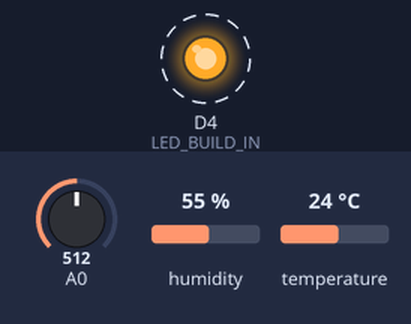
The sketch below on a simulated ESP8266 (NodeMCU). Parts: output pins drawn as LEDs (lit = HIGH). Dashed ring = blinking. Inputs (shaded band) come from the test bench; at power-on: A0 = 512, humidity 55 %, temperature 24 °C. WiFi joins after 1.5 s; servers stay silent unless stated; uploads are accepted with an empty reply; what the sketch prints to the serial monitor is not drawn. At 23.3 s the program puts the board to deep sleep or switches it off; the recording ends there.

Above: at 1.8 s.
Timing chart, 0 to 6.2 s (numbered marks = the images above):
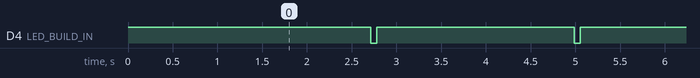

The sketch:

ESP_18BE43_v1.3.ino
```cpp
#include <ESP8266WiFi.h>
#include <WiFiClientSecure.h>
#include <ESP8266WebServer.h>
#include <ESP8266HTTPClient.h>
#include <DHT.h>
#include <ArduinoJson.h>

#define DHTPIN 12 // GPIO12 = D6 nodemcu
#define DHTTYPE DHT22
#define LED_BUILD_IN 2

const boolean DEBUG = true;
//const boolean DEBUG = false;

// ********************************
// ESP_18BE43
// ********************************
const int TEMPERATURE_SENSOR_ID = 10;
const int HUMIDITY_SENSOR_ID = 11;
const int VOLTAGE_SENSOR_ID = 12;

const char *ssid = "ZM1";
const char *password = "42147718";

const int PORT = 443;

//const String HOST = "192.168.1.101";
//const char fingerprint[] PROGMEM = "25 E2 E5 DB 02 BD BF AE A5 25 C7 5B 76 79 1D 5A FB FB BA 99";

//const String HOST = "192.168.1.116";
//const char fingerprint[] PROGMEM = "B5 D8 95 A5 AD 29 96 F4 73 11 86 7B 65 3F 20 F8 78 5C CE A2";

//const String HOST = "192.168.1.117";
//const char fingerprint[] PROGMEM = "9C C7 15 4C F1 07 36 9B D3 C6 DB 9A A0 B3 B2 22 C2 F4 CA F1";

const String HOST = "15.161.182.66";
const char fingerprint[] PROGMEM = "A2 74 3A 13 B4 73 3E 39 D1 27 76 02 E3 77 74 EB 28 87 EF A0";

const int ITERATION_DELAY = 2000; // (ms) --> do not modify!!
const int MAX_ITERATION_NUMBER = 9;  // from 0 to 9 --> 10 iteration
const int MAX_SENSOR_SENT = 1;

const unsigned int SLEEP_TIME = 600e6; // 10 min

const int WIFI_CONNECTION_WAIT = 10;
const int WIFI_CONNECTION_DELAY = 500;
const int WIFI_CONNECTION_FAIL = 2;
const int HTTP_TIMEOUT = 10000;
const int HTTP_CONNECTION_FAIL = 2;

String oauthToken = "";
String httpResponse;

int sentHIndex = 0;
int sentTIndex = 0;
int sentVIndex = 0;
int iterationIndex = 0;

int sensorError = 0;
int wifiConnectionFail = 0;
int httpConnectionFail = 0;

DHT dht(DHTPIN, DHTTYPE);

void setup() {

  pinMode(LED_BUILD_IN, OUTPUT);
  digitalWrite(LED_BUILD_IN, HIGH);

  Serial.begin(115200);

  WiFi.mode(WIFI_OFF);
  WiFi.mode(WIFI_STA);

  dht.begin();

  delay(1000);
}

void loop() {

  // VIN(max) = 6
  // VOUT(max) = 1 (In-->ADC)
  // VOUT / VIN = R2/(R1+R2) = 1/6
  // R2/(R1+R2)=1/6
  // (6*R2)/(R1+R2)=1
  // 6*R2=R1+R2
  // 5*R2=R1
  // 5*94K=470K
  // R1 = 470K
  // R2 = 94K = 47K+47K
  // VIN = 6 * VOUT

  int vinRaw = analogRead(A0);
  float vinVolt = 6.0 * (vinRaw / 1024.0);

  float humidity = dht.readHumidity();
  float temperature = dht.readTemperature();

  if (isnan(humidity) || isnan(temperature)) {
    sensorError = 1;
    if (DEBUG) {
      Serial.println("Sensor error!");
    }
  } else {
    sensorError = 0;
    //float hic = dht.computeHeatIndex(temperature, humidity, false);
  }

  if (DEBUG) {
    Serial.println("vin (raw): " + String(vinRaw));
    Serial.println("vin (volt): " + String(vinVolt, 2));
    Serial.println("temperature (C°): " + String(temperature, 2));
    Serial.println("humidity (%): " + String(humidity, 2));
  }

  if (sensorError == 0) {

    if (WiFi.status() != WL_CONNECTED) {

      if (DEBUG) {
        Serial.println("WIFI not connected!");
      }

      WiFi.begin(ssid, password);

      int rx = 0;
      while (WiFi.status() != WL_CONNECTED && rx++ <  WIFI_CONNECTION_WAIT) {
        delay(WIFI_CONNECTION_DELAY);
      }

      if (WiFi.status() != WL_CONNECTED && rx >= WIFI_CONNECTION_WAIT) {
        wifiConnectionFail++;

        if (DEBUG) {
          Serial.println("wifiConnectionFail: " + String(wifiConnectionFail));
        }
      }
    }

    if (WiFi.status() == WL_CONNECTED) {

      wifiConnectionFail = 0;

      if (DEBUG) {
        Serial.println("WIFI connected!");
      }

      WiFiClientSecure httpClient;

      httpClient.setFingerprint(fingerprint);
      httpClient.setTimeout(HTTP_TIMEOUT);

      if (httpClient.connect(HOST, PORT)) {

        if (DEBUG) {
          Serial.println("HTTP connected!");
        }

        digitalWrite(LED_BUILD_IN, LOW);

        if (!oauthToken.equals("")) {

          if (sentHIndex++ < MAX_SENSOR_SENT) {
            httpClient.print(makeSensorMessage(HUMIDITY_SENSOR_ID, humidity, "Humidity", oauthToken));
            httpResponse = manageHttpResponse(httpClient);
          }
          else if (sentTIndex++ < MAX_SENSOR_SENT) {
            httpClient.print(makeSensorMessage(TEMPERATURE_SENSOR_ID, temperature, "Temperature", oauthToken));
            httpResponse = manageHttpResponse(httpClient);
          }
          else if (sentVIndex++ < MAX_SENSOR_SENT) {
            httpClient.print(makeSensorMessage(VOLTAGE_SENSOR_ID, vinVolt, "Voltage", oauthToken));
            httpResponse = manageHttpResponse(httpClient);
          }

        } else  {
          httpClient.print(makeOAuthMessage());
          httpResponse = manageHttpResponse(httpClient);
          oauthToken = manageOauthJsonResponse(httpResponse);
        }

        digitalWrite(LED_BUILD_IN, HIGH);

      } else {
        if (DEBUG) {
          Serial.println("HTTP not connected!");
        }

        httpConnectionFail++;

        if (DEBUG) {
          Serial.println("httpConnectionFail: " + String(httpConnectionFail));
        }
      }
    }
  }

  if (DEBUG) {
    Serial.println("iterationIndex: " + String(iterationIndex));
  }

  if (iterationIndex++ >= MAX_ITERATION_NUMBER || (sentHIndex >= MAX_SENSOR_SENT && sentTIndex >= MAX_SENSOR_SENT && sentVIndex >= MAX_SENSOR_SENT) || wifiConnectionFail >= WIFI_CONNECTION_FAIL || httpConnectionFail >= HTTP_CONNECTION_FAIL) {
    if (DEBUG) {
      Serial.println("SLEEP!");
    }
    ESP.deepSleep(SLEEP_TIME);
  }

  delay(ITERATION_DELAY);
}


// ********
String makeOAuthMessage() {

  String payload = "username=admin&password=zaqwsx&grant_type=password";
  unsigned int payloadLength = payload.length();

  String message = String("POST ") + "/auth/oauth/token" + " HTTP/1.1\r\n" +
                   "Host: " + HOST + "\r\n" +
                   "Content-Type: application/x-www-form-urlencoded" + "\r\n" +
                   "User-Agent: ESP8266/1.0" + "\r\n" +
                   "Accept: */*" + "\r\n" +
                   "Cache-Control: no-cache" + "\r\n" +
                   "Accept-Encoding: gzip, deflate" + "\r\n" +
                   "Content-Length: " + String(payloadLength) + "\r\n" +
                   "Connection: close\r\n\r\n" +
                   payload + "\r\n";

  return message;
}

// ********
String makeSensorMessage(int id, float value, String type, String token) {

  String payload = "{\"id\":" + String(id) + ",\"value\":" + String(value, 2) + ",\"type\":\"" + type + "\"}";
  unsigned int payloadLength = payload.length();

  String message = String("POST ") + "/monitor/rest/sensor/set" + " HTTP/1.1\r\n" +
                   "Host: " + HOST + "\r\n" +
                   "Content-Type: application/json" + "\r\n" +
                   "Authorization: Bearer " + token + "\r\n" +
                   "User-Agent: ESP8266/1.0" + "\r\n" +
                   "Accept: */*" + "\r\n" +
                   "Cache-Control: no-cache" + "\r\n" +
                   "Accept-Encoding: gzip, deflate" + "\r\n" +
                   "Content-Length: " + String(payloadLength) + "\r\n" +
                   "Connection: close\r\n\r\n" +
                   payload + "\r\n";

  return message;
}

String manageOauthJsonResponse(String response) {

  String token = "";

  StaticJsonDocument<600> doc;
  DeserializationError jsonError = deserializeJson(doc, response);

  if (jsonError) {
    if (DEBUG) {
      Serial.println("JSON error!");
      Serial.println(jsonError.c_str());
    }
  } else {
    String responseError = doc["error"];
    String accessToken = doc["access_token"];

    if (responseError.equals(String("invalid_token"))) {
      token = "";
    }

    if (accessToken.length() == 345) {
      token = accessToken;
    }
  }

  return token;
}

String manageHttpResponse(WiFiClientSecure httpsClient) {

  String headerLine;
  String bodyLine;
  String response;

  // http response header
  while (httpsClient.connected()) {

    headerLine = httpsClient.readStringUntil('\n');

    if (DEBUG) {
      Serial.println(headerLine);
    }

    if (headerLine == "\r") {
      break;
    }
  }

  // http response body
  while (httpsClient.available()) {

    bodyLine = httpsClient.readStringUntil('\n');

    if (DEBUG) {
      Serial.println(bodyLine);
    }

    if (bodyLine.startsWith("{")) {
      response = bodyLine;
    }
  }

  return response;
}
```

Measured:
- by itself, D4 (LED_BUILD_IN): alternates HIGH for 2.2 s and LOW for 0.07 s
